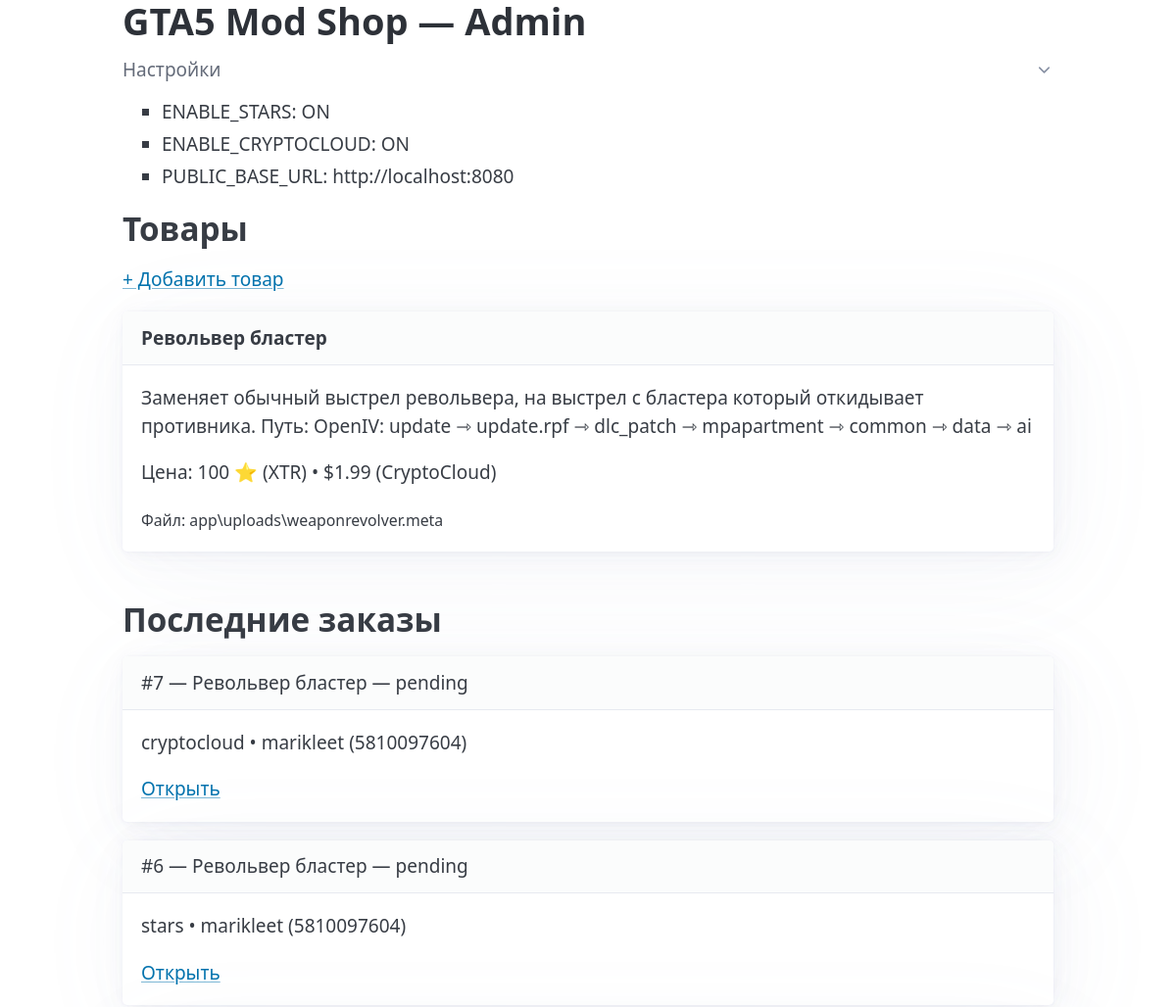
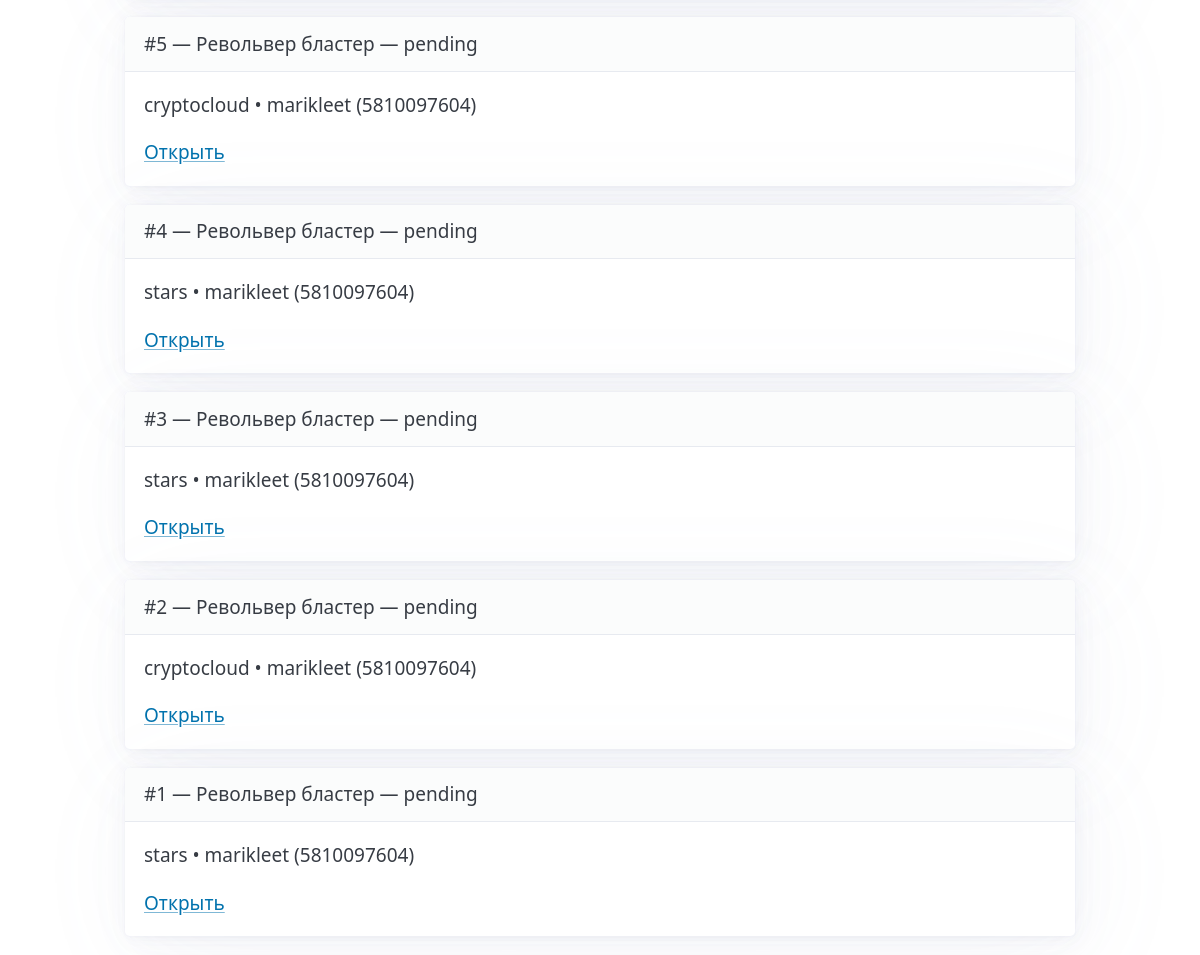
The page / on the database its author committed (2 pictures, top to bottom).
### app/models.py (models this page shows)
class Product(Base):
    __tablename__ = "products"
    id: Mapped[int] = mapped_column(Integer, primary_key=True, index=True)
    title: Mapped[str] = mapped_column(String(200), nullable=False)
    description: Mapped[str] = mapped_column(Text, default="")
    price_stars: Mapped[int] = mapped_column(Integer, default=100)  # XTR
    price_usd: Mapped[float] = mapped_column(Float, default=1.99)   # for CryptoCloud
    file_path: Mapped[str] = mapped_column(String(400), nullable=False)
    is_active: Mapped[bool] = mapped_column(Boolean, default=True)

class Order(Base):
    __tablename__ = "orders"
    id: Mapped[int] = mapped_column(Integer, primary_key=True, index=True)
    user_id: Mapped[int] = mapped_column(Integer, index=True)
    username: Mapped[str] = mapped_column(String(100), default="")
    product_id: Mapped[int] = mapped_column(Integer, ForeignKey("products.id"))
    payment_method: Mapped[str] = mapped_column(String(30))  # 'stars' | 'cryptocloud'
    status: Mapped[str] = mapped_column(String(30), default="pending")
    created_at: Mapped[datetime] = mapped_column(DateTime, default=datetime.utcnow)
    updated_at: Mapped[datetime] = mapped_column(DateTime, default=datetime.utcnow, onupdate=datetime.utcnow)
    external_id: Mapped[str] = mapped_column(String(120), default="")  # CryptoCloud order_id
    invoice_link: Mapped[str] = mapped_column(String(500), default="")
    product = relationship("Product")

### app/admin.py (the view)
@app.get("/", response_class=HTMLResponse)
async def home(request: Request, db: Session = Depends(get_db)):
    products = db.query(Product).order_by(Product.id.desc()).all()
    orders = db.query(Order).order_by(Order.id.desc()).limit(20).all()
    return templates.TemplateResponse("index.html", {"request": request, "products": products, "orders": orders, "settings": settings})

### app/templates/index.html (shortened to what this page needs)
<!doctype html>
<html>
<head>
  <link rel="stylesheet" href="https://cdn.jsdelivr.net/npm/@picocss/pico@2/css/pico.min.css">
</head>
<body class="container">
  <h1>GTA5 Mod Shop — Admin</h1>
  <details open>
    <summary>Настройки</summary>
    <ul>
      <li>ENABLE_STARS: {{ 'ON' if settings.ENABLE_STARS else 'OFF' }}</li>
      <li>ENABLE_CRYPTOCLOUD: {{ 'ON' if settings.ENABLE_CRYPTOCLOUD else 'OFF' }}</li>
      <li>PUBLIC_BASE_URL: {{ settings.PUBLIC_BASE_URL }}</li>
    </ul>
  </details>
  <h2>Товары</h2>
  <p><a href="/products/new">+ Добавить товар</a></p>
  <div>
    {% for p in products %}
      <article>
        <header><strong>{{p.title}}</strong></header>
        <p>{{p.description}}</p>
        <p>Цена: {{p.price_stars}} ⭐ (XTR) • ${{"%.2f"%p.price_usd}} (CryptoCloud)</p>
        <small>Файл: {{p.file_path}}</small>
      </article>
    {% else %}
      <p>Нет товаров.</p>
    {% endfor %}
  </div>
  <h2>Последние заказы</h2>
  <div>
    {% for o in orders %}
      <article>
        <header>#{{o.id}} — {{o.product.title}} — {{o.status}}</header>
        <p>{{o.payment_method}} • {{o.username}} ({{o.user_id}})</p>
        <a href="/orders/{{o.id}}">Открыть</a>
      </article>
    {% else %}
      <p>Нет заказов.</p>
    {% endfor %}
  </div>
</body>
</html>

### rows shown on the page
Product: title "Револьвер бластер", description "Заменяет обычный выстрел револьвера, на выстрел с бластера который откидывает противника. Путь: OpenIV: update ⇾ update.rpf ⇾ dlc_patch ⇾ mpapartment ⇾ common ⇾ data ⇾ ai", price_stars "100", price_usd "1.99", file_path "app\\uploads\\weaponrevolver.meta"
Order: id "7", product "Револьвер бластер", status "pending", payment_method "cryptocloud", username "marikleet", user_id "5810097604"
Order: id "6", product "Револьвер бластер", status "pending", payment_method "stars", username "marikleet", user_id "5810097604"
Order: id "5", product "Револьвер бластер", status "pending", payment_method "cryptocloud", username "marikleet", user_id "5810097604"
Order: id "4", product "Револьвер бластер", status "pending", payment_method "stars", username "marikleet", user_id "5810097604"
Order: id "3", product "Револьвер бластер", status "pending", payment_method "stars", username "marikleet", user_id "5810097604"
Order: id "2", product "Револьвер бластер", status "pending", payment_method "cryptocloud", username "marikleet", user_id "5810097604"
Order: id "1", product "Револьвер бластер", status "pending", payment_method "stars", username "marikleet", user_id "5810097604"

### other values the page prints
{{ 'ON' if settings.ENABLE_STARS else 'OFF' }} "ON"
{{ 'ON' if settings.ENABLE_CRYPTOCLOUD else 'OFF' }} "ON"
{{ settings.PUBLIC_BASE_URL }} "http://localhost:8080"
